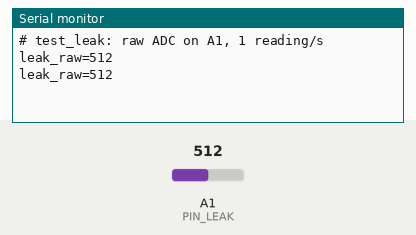
Recording of a sketch running on a simulated Arduino Uno, built with avr-gcc and run on an emulated ATmega328P. On the bench: the last lines printed to the serial monitor. The test bench sets the inputs (shaded band); at power-on: A1 (PIN_LEAK) = 512.

Above: at 1.8 s.
1.9 s: A1 (PIN_LEAK) set to 716
At 2.7 s:
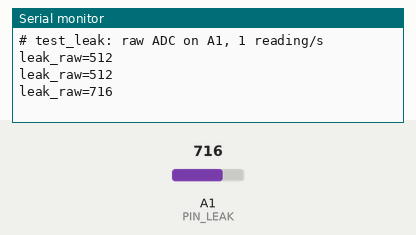
3.4 s: A1 (PIN_LEAK) set to 900
At 4.8 s:
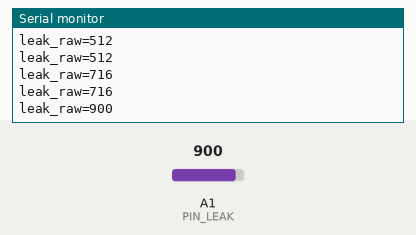
Timing chart, 0 to 6.4 s (numbered marks = the images above; inputs shaded):
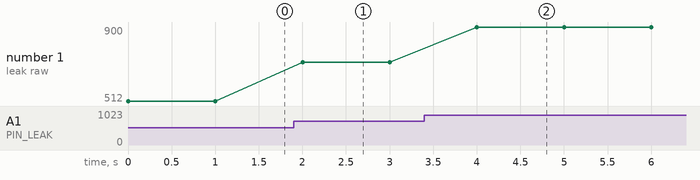

Measured:
- after the input at 1.9 s, the serial monitor: prints a new line after 0.10 s (image 1)
- after the input at 3.4 s, the serial monitor: prints a new line after 0.60 s (image 2)
- plotted number 1: 512 → 716 after the input at 1.9 s, 716 → 900 after the input at 3.4 s

The sketch:

test_leak.ino
```cpp
// Water leak sensor test: S -> A1, + -> 5V, - -> GND.
// Prints the raw ADC value once per second at 115200 baud (Serial Monitor or arduino-cli monitor).
// Dry: single digits. Touch the traces with a wet finger: hundreds. Wipe dry: back within ~2 s.
// Results: firmware/tests/RESULTS.md.

const uint8_t PIN_LEAK = A1;

void setup() {
  Serial.begin(115200);
  Serial.println(F("# test_leak: raw ADC on A1, 1 reading/s"));
}

void loop() {
  int raw = analogRead(PIN_LEAK);
  Serial.print(F("leak_raw="));
  Serial.println(raw);
  delay(1000);
}
```
